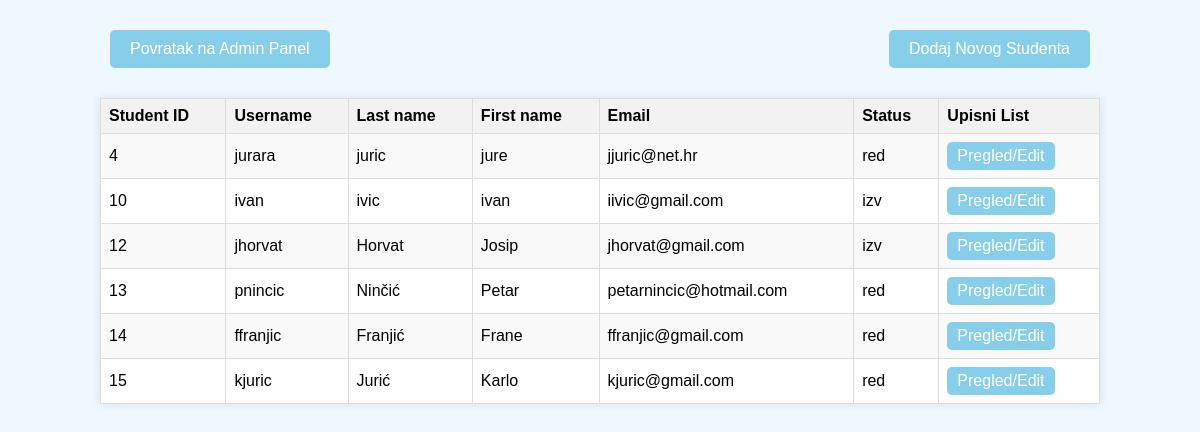
The app's page /adminPanel/all_students with its own data.
### app_1/models.py (models this page shows)
class Korisnik(AbstractUser):
    roles = (('admin','administrator'),('prof','profesor'),('stud','student'))
    role = models.CharField(max_length=50,choices=roles)
    statuses = (('none','none'),('izv','izvanredni'),('red','redovni'))
    status = models.CharField(max_length=50,choices=statuses)

### app_1/views.py (the view)
# urls.py: path('adminPanel/all_students',views.display_all_students,name="all_students"),
def display_all_students(request):
    students = Korisnik.objects.filter(role='stud')
    return render(request,'all_students.html',{'students':students})

### app_1/templates/all_students.html (shortened to what this page needs)
{% block all_students %}
<div class="container">
    <div class="header">
        <a class="back_button" href="javascript:history.back()">Povratak na Admin Panel</a>
        <a class="add_button" href="register">Dodaj Novog Studenta</a>
    </div>
    <table>
        <tr>
            <th>Student ID</th>
            <th>Username</th>
            <th>Last name</th>
            <th>First name</th>
            <th>Email</th>
            <th>Status</th>
            <th>Upisni List</th>
        </tr>
        {% for student in students %}
        <tr>
            <td>{{ student.id }}</td>
            <td>{{ student.username }}</td>
            <td>{{ student.last_name }}</td>
            <td>{{ student.first_name }}</td>
            <td>{{ student.email }}</td>
            <td>{{ student.status }}</td>
            <td><a class="edit" href="editStudent/{{ student.id }}">Pregled/Edit</a></td>
        </tr>
        {% endfor %}
    </table>
</div>
{% endblock %}

### app_1/templates/all_students.html (style rules this page uses)
.container { max-width: 1000px; margin: 0 auto; }
.header { display: flex; justify-content: space-between; align-items: center; margin-bottom: 20px; }
table { width: 100%; border-collapse: collapse; border: 1px solid #ddd; box-shadow: 0 0 10px rgba(0, 0, 0, 0.1); background-color: white; }
th, td { border: 1px solid #ddd; padding: 8px; text-align: left; }
th { background-color: #f2f2f2; }
tr:nth-child(even) { background-color: #f9f9f9; }
.edit { background-color: skyblue; color: white; border: none; padding: 5px 10px; text-align: center; text-decoration: none; display: inline-block; font-size: 1em; cursor: pointer; border-radius: 5px; }
.back_button, .add_button { background-color: skyblue; color: white; text-decoration: none; border-radius: 5px; padding: 10px 20px; margin: 10px; text-align: center; }

### records on screen
Korisnik: id "4", username "jurara", last_name "juric", first_name "jure", email "jjuric@net.hr", status "red"
Korisnik: id "10", username "ivan", last_name "ivic", first_name "ivan", email "iivic@gmail.com", status "izv"
Korisnik: id "12", username "jhorvat", last_name "Horvat", first_name "Josip", email "jhorvat@gmail.com", status "izv"
Korisnik: id "13", username "pnincic", last_name "Ninčić", first_name "Petar", email "petarnincic@hotmail.com", status "red"
Korisnik: id "14", username "ffranjic", last_name "Franjić", first_name "Frane", email "ffranjic@gmail.com", status "red"
Korisnik: id "15", username "kjuric", last_name "Jurić", first_name "Karlo", email "kjuric@gmail.com", status "red"
